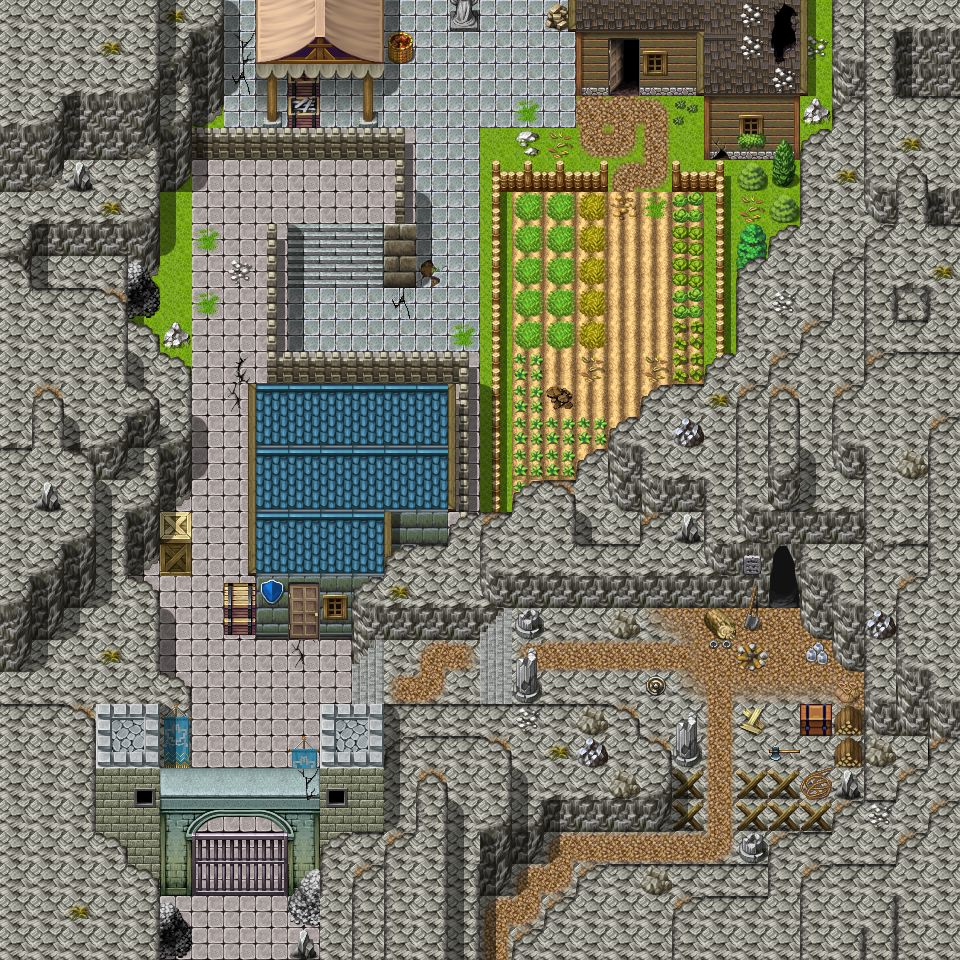

Tiled map render using the project's own tile images. Description and the map definition, with tile-layer contents summarised, below:
An orthogonal 30x30 tile map with 32x32 px tiles, 3 tile layers (Ground, Objects, Above), 1 hidden layer not drawn, 59 tilesets and 3 objects (3x mapchange).

<map version="1.0" orientation="orthogonal" width="30" height="30" tilewidth="32" tileheight="32">
 <tileset firstgid="1" name="map_bed_1" tilewidth="32" tileheight="32">
  <image source="../drawable/map_bed_1.png" width="512" height="256" />
 </tileset>
 <tileset firstgid="129" name="map_border_1" tilewidth="32" tileheight="32">
  <image source="../drawable/map_border_1.png" width="512" height="256" />
 </tileset>
 <tileset firstgid="257" name="map_bridge_1" tilewidth="32" tileheight="32">
  <image source="../drawable/map_bridge_1.png" width="512" height="256" />
 </tileset>
 <tileset firstgid="385" name="map_bridge_2" tilewidth="32" tileheight="32">
  <image source="../drawable/map_bridge_2.png" width="512" height="256" />
 </tileset>
 <tileset firstgid="513" name="map_broken_1" tilewidth="32" tileheight="32">
  <image source="../drawable/map_broken_1.png" width="512" height="256" />
 </tileset>
 <tileset firstgid="641" name="map_cavewall_1" tilewidth="32" tileheight="32">
  <image source="../drawable/map_cavewall_1.png" width="576" height="192" />
 </tileset>
 <tileset firstgid="749" name="map_cavewall_2" tilewidth="32" tileheight="32">
  <image source="../drawable/map_cavewall_2.png" width="576" height="192" />
 </tileset>
 <tileset firstgid="857" name="map_cavewall_3" tilewidth="32" tileheight="32">
  <image source="../drawable/map_cavewall_3.png" width="576" height="192" />
 </tileset>
 <tileset firstgid="965" name="map_cavewall_4" tilewidth="32" tileheight="32">
  <image source="../drawable/map_cavewall_4.png" width="576" height="192" />
 </tileset>
 <tileset firstgid="1073" name="map_chair_table_1" tilewidth="32" tileheight="32">
  <image source="../drawable/map_chair_table_1.png" width="512" height="256" />
 </tileset>
 <tileset firstgid="1201" name="map_chair_table_2" tilewidth="32" tileheight="32">
  <image source="../drawable/map_chair_table_2.png" width="512" height="256" />
 </tileset>
 <tileset firstgid="1329" name="map_crate_1" tilewidth="32" tileheight="32">
  <image source="../drawable/map_crate_1.png" width="512" height="256" />
 </tileset>
 <tileset firstgid="1457" name="map_cupboard_1" tilewidth="32" tileheight="32">
  <image source="../drawable/map_cupboard_1.png" width="512" height="256" />
 </tileset>
 <tileset firstgid="1585" name="map_curtain_1" tilewidth="32" tileheight="32">
  <image source="../drawable/map_curtain_1.png" width="512" height="256" />
 </tileset>
 <tileset firstgid="1713" name="map_entrance_1" tilewidth="32" tileheight="32">
  <image source="../drawable/map_entrance_1.png" width="512" height="256" />
 </tileset>
 <tileset firstgid="1841" name="map_entrance_2" tilewidth="32" tileheight="32">
  <image source="../drawable/map_entrance_2.png" width="512" height="256" />
 </tileset>
 <tileset firstgid="1969" name="map_fence_1" tilewidth="32" tileheight="32">
  <image source="../drawable/map_fence_1.png" width="512" height="256" />
 </tileset>
 <tileset firstgid="2097" name="map_fence_2" tilewidth="32" tileheight="32">
  <image source="../drawable/map_fence_2.png" width="512" height="256" />
 </tileset>
 <tileset firstgid="2225" name="map_fence_3" tilewidth="32" tileheight="32">
  <image source="../drawable/map_fence_3.png" width="512" height="256" />
 </tileset>
 <tileset firstgid="2353" name="map_fence_4" tilewidth="32" tileheight="32">
  <image source="../drawable/map_fence_4.png" width="512" height="256" />
 </tileset>
 <tileset firstgid="2481" name="map_ground_1" tilewidth="32" tileheight="32">
  <image source="../drawable/map_ground_1.png" width="512" height="256" />
 </tileset>
 <tileset firstgid="2609" name="map_ground_2" tilewidth="32" tileheight="32">
  <image source="../drawable/map_ground_2.png" width="512" height="256" />
 </tileset>
 <tileset firstgid="2737" name="map_ground_3" tilewidth="32" tileheight="32">
  <image source="../drawable/map_ground_3.png" width="512" height="256" />
 </tileset>
 <tileset firstgid="2865" name="map_ground_4" tilewidth="32" tileheight="32">
  <image source="../drawable/map_ground_4.png" width="512" height="256" />
 </tileset>
 <tileset firstgid="2993" name="map_ground_5" tilewidth="32" tileheight="32">
  <image source="../drawable/map_ground_5.png" width="512" height="256" />
 </tileset>
 <tileset firstgid="3121" name="map_ground_6" tilewidth="32" tileheight="32">
  <image source="../drawable/map_ground_6.png" width="512" height="256" />
 </tileset>
 <tileset firstgid="3249" name="map_ground_7" tilewidth="32" tileheight="32">
  <image source="../drawable/map_ground_7.png" width="512" height="256" />
 </tileset>
 <tileset firstgid="3377" name="map_ground_8" tilewidth="32" tileheight="32">
  <image source="../drawable/map_ground_8.png" width="512" height="256" />
 </tileset>
 <tileset firstgid="3505" name="map_house_1" tilewidth="32" tileheight="32">
  <image source="../drawable/map_house_1.png" width="512" height="256" />
 </tileset>
 <tileset firstgid="3633" name="map_house_2" tilewidth="32" tileheight="32">
  <image source="../drawable/map_house_2.png" width="512" height="256" />
 </tileset>
 <tileset firstgid="3761" name="map_indoor_1" tilewidth="32" tileheight="32">
  <image source="../drawable/map_indoor_1.png" width="512" height="256" />
 </tileset>
 <tileset firstgid="3889" name="map_indoor_2" tilewidth="32" tileheight="32">
  <image source="../drawable/map_indoor_2.png" width="512" height="256" />
 </tileset>
 <tileset firstgid="4017" name="map_kitchen_1" tilewidth="32" tileheight="32">
  <image source="../drawable/map_kitchen_1.png" width="512" height="256" />
 </tileset>
 <tileset firstgid="4145" name="map_outdoor_1" tilewidth="32" tileheight="32">
  <image source="../drawable/map_outdoor_1.png" width="512" height="256" />
 </tileset>
 <tileset firstgid="4273" name="map_pillar_1" tilewidth="32" tileheight="32">
  <image source="../drawable/map_pillar_1.png" width="512" height="256" />
 </tileset>
 <tileset firstgid="4401" name="map_pillar_2" tilewidth="32" tileheight="32">
  <image source="../drawable/map_pillar_2.png" width="512" height="256" />
 </tileset>
 <tileset firstgid="4529" name="map_plant_1" tilewidth="32" tileheight="32">
  <image source="../drawable/map_plant_1.png" width="512" height="256" />
 </tileset>
 <tileset firstgid="4657" name="map_plant_2" tilewidth="32" tileheight="32">
  <image source="../drawable/map_plant_2.png" width="512" height="256" />
 </tileset>
 <tileset firstgid="4785" name="map_rock_1" tilewidth="32" tileheight="32">
  <image source="../drawable/map_rock_1.png" width="512" height="256" />
 </tileset>
 <tileset firstgid="4913" name="map_rock_2" tilewidth="32" tileheight="32">
  <image source="../drawable/map_rock_2.png" width="512" height="256" />
 </tileset>
 <tileset firstgid="5041" name="map_roof_1" tilewidth="32" tileheight="32">
  <image source="../drawable/map_roof_1.png" width="512" height="256" />
 </tileset>
 <tileset firstgid="5169" name="map_roof_2" tilewidth="32" tileheight="32">
  <image source="../drawable/map_roof_2.png" width="512" height="256" />
 </tileset>
 <tileset firstgid="5297" name="map_roof_3" tilewidth="32" tileheight="32">
  <image source="../drawable/map_roof_3.png" width="512" height="256" />
 </tileset>
 <tileset firstgid="5425" name="map_shop_1" tilewidth="32" tileheight="32">
  <image source="../drawable/map_shop_1.png" width="512" height="256" />
 </tileset>
 <tileset firstgid="5553" name="map_sign_ladder_1" tilewidth="32" tileheight="32">
  <image source="../drawable/map_sign_ladder_1.png" width="512" height="256" />
 </tileset>
 <tileset firstgid="5681" name="map_table_1" tilewidth="32" tileheight="32">
  <image source="../drawable/map_table_1.png" width="512" height="256" />
 </tileset>
 <tileset firstgid="5809" name="map_trail_1" tilewidth="32" tileheight="32">
  <image source="../drawable/map_trail_1.png" width="512" height="256" />
 </tileset>
 <tileset firstgid="5937" name="map_transition_1" tilewidth="32" tileheight="32">
  <image source="../drawable/map_transition_1.png" width="512" height="256" />
 </tileset>
 <tileset firstgid="6065" name="map_transition_2" tilewidth="32" tileheight="32">
  <image source="../drawable/map_transition_2.png" width="512" height="256" />
 </tileset>
 <tileset firstgid="6193" name="map_transition_3" tilewidth="32" tileheight="32">
  <image source="../drawable/map_transition_3.png" width="512" height="256" />
 </tileset>
 <tileset firstgid="6321" name="map_transition_4" tilewidth="32" tileheight="32">
  <image source="../drawable/map_transition_4.png" width="512" height="256" />
 </tileset>
 <tileset firstgid="6449" name="map_tree_1" tilewidth="32" tileheight="32">
  <image source="../drawable/map_tree_1.png" width="512" height="256" />
 </tileset>
 <tileset firstgid="6577" name="map_tree_2" tilewidth="32" tileheight="32">
  <image source="../drawable/map_tree_2.png" width="512" height="256" />
 </tileset>
 <tileset firstgid="6705" name="map_wall_1" tilewidth="32" tileheight="32">
  <image source="../drawable/map_wall_1.png" width="512" height="256" />
 </tileset>
 <tileset firstgid="6833" name="map_wall_2" tilewidth="32" tileheight="32">
  <image source="../drawable/map_wall_2.png" width="480" height="256" />
 </tileset>
 <tileset firstgid="6953" name="map_wall_3" tilewidth="32" tileheight="32">
  <image source="../drawable/map_wall_3.png" width="480" height="256" />
 </tileset>
 <tileset firstgid="7073" name="map_wall_4" tilewidth="32" tileheight="32">
  <image source="../drawable/map_wall_4.png" width="480" height="256" />
 </tileset>
 <tileset firstgid="7193" name="map_window_1" tilewidth="32" tileheight="32">
  <image source="../drawable/map_window_1.png" width="512" height="256" />
 </tileset>
 <tileset firstgid="7321" name="map_window_2" tilewidth="32" tileheight="32">
  <image source="../drawable/map_window_2.png" width="512" height="256" />
 </tileset>
 <layer name="Ground" width="30" height="30">
  <data>[900 cells, 900 non-empty, 56 distinct tile ids]</data>
 </layer>
 <layer name="Objects" width="30" height="30">
  <data>[900 cells, 343 non-empty, 130 distinct tile ids]</data>
 </layer>
 <layer name="Above" width="30" height="30">
  <data>[900 cells, 169 non-empty, 31 distinct tile ids]</data>
 </layer>
 <layer name="Walkable" width="30" height="30" visible="0">
  <data>[900 cells, 651 non-empty, 1 distinct tile ids]</data>
 </layer>
 <objectgroup name="Mapevents" width="30" height="30">
  <object name="north1" type="mapchange" x="384" y="0" width="64" height="32">
   <properties>
    <property name="map" value="mt_galmore1" />
    <property name="place" value="south1" />
   </properties>
  </object>
  <object name="north2" type="mapchange" x="480" y="0" width="64" height="32">
   <properties>
    <property name="map" value="mt_galmore1" />
    <property name="place" value="south2" />
   </properties>
  </object>
  <object name="cave" type="mapchange" x="768" y="576" width="32" height="32">
   <properties>
    <property name="map" value="mt_galmore2_cave" />
    <property name="place" value="exit" />
   </properties>
  </object>
 </objectgroup>
 <objectgroup name="Spawn" width="30" height="30" />
 <objectgroup name="Keys" width="30" height="30" />
</map>
